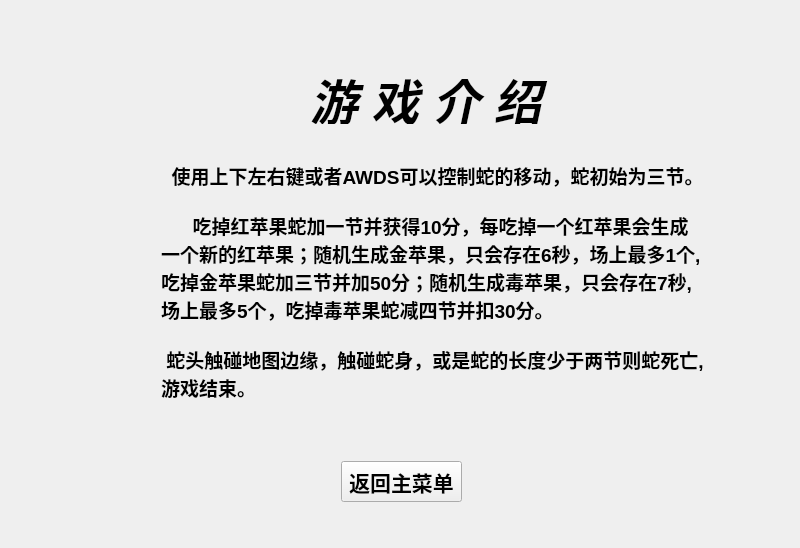
<?xml version="1.0" encoding="UTF-8"?>
<ui version="4.0">
 <class>gamewindow</class>
 <widget class="QWidget" name="gamewindow">
  <property name="geometry">
   <rect>
    <x>0</x>
    <y>0</y>
    <width>800</width>
    <height>548</height>
   </rect>
  </property>
  <property name="windowTitle">
   <string>gamewindow</string>
  </property>
  <layout class="QGridLayout" name="gridLayout">
   <item row="0" column="0">
    <widget class="QStackedWidget" name="stackedWidget">
     <property name="currentIndex">
      <number>3</number>
     </property>
     <widget class="QWidget" name="pageMenu">
      <widget class="QLabel" name="labelMenu">
       <property name="geometry">
        <rect>
         <x>309</x>
         <y>76</y>
         <width>251</width>
         <height>61</height>
        </rect>
       </property>
       <property name="font">
        <font>
         <pointsize>36</pointsize>
         <italic>true</italic>
         <bold>true</bold>
         <underline>false</underline>
        </font>
       </property>
       <property name="text">
        <string>贪  吃  蛇</string>
       </property>
      </widget>
      <widget class="QPushButton" name="pushButtonStart">
       <property name="geometry">
        <rect>
         <x>340</x>
         <y>260</y>
         <width>101</width>
         <height>31</height>
        </rect>
       </property>
       <property name="font">
        <font>
         <pointsize>16</pointsize>
         <bold>true</bold>
        </font>
       </property>
       <property name="text">
        <string>开始游戏</string>
       </property>
      </widget>
      <widget class="QPushButton" name="pushButtonRank">
       <property name="geometry">
        <rect>
         <x>340</x>
         <y>320</y>
         <width>101</width>
         <height>31</height>
        </rect>
       </property>
       <property name="font">
        <font>
         <pointsize>16</pointsize>
         <bold>true</bold>
        </font>
       </property>
       <property name="text">
        <string>计分排行</string>
       </property>
      </widget>
      <widget class="QPushButton" name="pushButtonIntro">
       <property name="geometry">
        <rect>
         <x>340</x>
         <y>380</y>
         <width>101</width>
         <height>31</height>
        </rect>
       </property>
       <property name="font">
        <font>
         <pointsize>16</pointsize>
         <bold>true</bold>
        </font>
       </property>
       <property name="text">
        <string>游戏介绍</string>
       </property>
      </widget>
     </widget>
     <widget class="QWidget" name="pageGame">
      <layout class="QGridLayout" name="gridLayout_2">
       <item row="0" column="0">
        <widget class="GameView" name="gameView" native="true">
         <property name="sizePolicy">
          <sizepolicy hsizetype="Expanding" vsizetype="Expanding">
           <horstretch>0</horstretch>
           <verstretch>0</verstretch>
          </sizepolicy>
         </property>
        </widget>
       </item>
      </layout>
     </widget>
     <widget class="QWidget" name="pageRank">
      <widget class="QLabel" name="labelRank">
       <property name="geometry">
        <rect>
         <x>259</x>
         <y>70</y>
         <width>311</width>
         <height>61</height>
        </rect>
       </property>
       <property name="font">
        <font>
         <pointsize>36</pointsize>
         <italic>true</italic>
         <bold>true</bold>
        </font>
       </property>
       <property name="text">
        <string>计  分  排  行</string>
       </property>
      </widget>
      <widget class="QLabel" name="labelScore1">
       <property name="geometry">
        <rect>
         <x>390</x>
         <y>190</y>
         <width>121</width>
         <height>51</height>
        </rect>
       </property>
       <property name="font">
        <font>
         <pointsize>24</pointsize>
         <italic>false</italic>
         <bold>true</bold>
        </font>
       </property>
       <property name="text">
        <string>0</string>
       </property>
      </widget>
      <widget class="QLabel" name="labelScore2">
       <property name="geometry">
        <rect>
         <x>390</x>
         <y>270</y>
         <width>111</width>
         <height>41</height>
        </rect>
       </property>
       <property name="font">
        <font>
         <pointsize>24</pointsize>
         <italic>false</italic>
         <bold>true</bold>
        </font>
       </property>
       <property name="text">
        <string>0</string>
       </property>
      </widget>
      <widget class="QLabel" name="labelScore3">
       <property name="geometry">
        <rect>
         <x>390</x>
         <y>340</y>
         <width>131</width>
         <height>41</height>
        </rect>
       </property>
       <property name="font">
        <font>
         <pointsize>24</pointsize>
         <italic>false</italic>
         <bold>true</bold>
        </font>
       </property>
       <property name="text">
        <string>0</string>
       </property>
      </widget>
      <widget class="QLabel" name="labelScore4">
       <property name="geometry">
        <rect>
         <x>390</x>
         <y>420</y>
         <width>131</width>
         <height>31</height>
        </rect>
       </property>
       <property name="font">
        <font>
         <pointsize>24</pointsize>
         <italic>false</italic>
         <bold>true</bold>
        </font>
       </property>
       <property name="text">
        <string>0</string>
       </property>
      </widget>
      <widget class="QLabel" name="labelScore5">
       <property name="geometry">
        <rect>
         <x>390</x>
         <y>490</y>
         <width>131</width>
         <height>41</height>
        </rect>
       </property>
       <property name="font">
        <font>
         <pointsize>24</pointsize>
         <italic>false</italic>
         <bold>true</bold>
        </font>
       </property>
       <property name="text">
        <string>0</string>
       </property>
      </widget>
      <widget class="QPushButton" name="pushButtonBAck">
       <property name="geometry">
        <rect>
         <x>630</x>
         <y>487</y>
         <width>131</width>
         <height>51</height>
        </rect>
       </property>
       <property name="font">
        <font>
         <pointsize>16</pointsize>
         <italic>true</italic>
         <bold>true</bold>
        </font>
       </property>
       <property name="text">
        <string>返回主菜单</string>
       </property>
      </widget>
      <widget class="QWidget" name="layoutWidget">
       <property name="geometry">
        <rect>
         <x>198</x>
         <y>180</y>
         <width>171</width>
         <height>361</height>
        </rect>
       </property>
       <layout class="QVBoxLayout" name="verticalLayout">
        <item>
         <widget class="QLabel" name="labelRank1">
          <property name="font">
           <font>
            <pointsize>24</pointsize>
            <italic>false</italic>
            <bold>true</bold>
           </font>
          </property>
          <property name="text">
           <string>第 一 名 ：</string>
          </property>
         </widget>
        </item>
        <item>
         <widget class="QLabel" name="labelRank2">
          <property name="font">
           <font>
            <pointsize>24</pointsize>
            <italic>false</italic>
            <bold>true</bold>
           </font>
          </property>
          <property name="text">
           <string>第 二 名 ：</string>
          </property>
         </widget>
        </item>
        <item>
         <widget class="QLabel" name="labelRank3">
          <property name="font">
           <font>
            <pointsize>24</pointsize>
            <italic>false</italic>
            <bold>true</bold>
           </font>
          </property>
          <property name="text">
           <string>第 三 名 ：</string>
          </property>
         </widget>
        </item>
        <item>
         <widget class="QLabel" name="labelRank4">
          <property name="font">
           <font>
            <pointsize>24</pointsize>
            <italic>false</italic>
            <bold>true</bold>
           </font>
          </property>
          <property name="text">
           <string>第 四 名 ：</string>
          </property>
         </widget>
        </item>
        <item>
         <widget class="QLabel" name="labelRank5">
          <property name="font">
           <font>
            <pointsize>24</pointsize>
            <italic>false</italic>
            <bold>true</bold>
           </font>
          </property>
          <property name="text">
           <string>第 五 名 ：</string>
          </property>
         </widget>
        </item>
       </layout>
      </widget>
     </widget>
     <widget class="QWidget" name="pageIntro">
      <widget class="QLabel" name="labelIntro">
       <property name="geometry">
        <rect>
         <x>299</x>
         <y>62</y>
         <width>291</width>
         <height>51</height>
        </rect>
       </property>
       <property name="font">
        <font>
         <pointsize>36</pointsize>
         <italic>true</italic>
         <bold>true</bold>
        </font>
       </property>
       <property name="text">
        <string>游 戏 介 绍</string>
       </property>
      </widget>
      <widget class="QPushButton" name="pushButtonBack">
       <property name="geometry">
        <rect>
         <x>330</x>
         <y>450</y>
         <width>121</width>
         <height>41</height>
        </rect>
       </property>
       <property name="font">
        <font>
         <pointsize>16</pointsize>
         <bold>true</bold>
        </font>
       </property>
       <property name="text">
        <string>返回主菜单</string>
       </property>
      </widget>
      <widget class="QLabel" name="label">
       <property name="geometry">
        <rect>
         <x>150</x>
         <y>130</y>
         <width>551</width>
         <height>281</height>
        </rect>
       </property>
       <property name="font">
        <font>
         <pointsize>14</pointsize>
         <bold>true</bold>
        </font>
       </property>
       <property name="text">
        <string>  使用上下左右键或者AWDS可以控制蛇的移动，蛇初始为三节。

      吃掉红苹果蛇加一节并获得10分，每吃掉一个红苹果会生成
一个新的红苹果；随机生成金苹果，只会存在6秒，场上最多1个,
吃掉金苹果蛇加三节并加50分；随机生成毒苹果，只会存在7秒,
场上最多5个，吃掉毒苹果蛇减四节并扣30分。

 蛇头触碰地图边缘，触碰蛇身，或是蛇的长度少于两节则蛇死亡,
游戏结束。</string>
       </property>
      </widget>
     </widget>
     <widget class="QWidget" name="pageOver">
      <widget class="QLabel" name="labelover">
       <property name="geometry">
        <rect>
         <x>289</x>
         <y>60</y>
         <width>371</width>
         <height>81</height>
        </rect>
       </property>
       <property name="font">
        <font>
         <pointsize>36</pointsize>
         <italic>true</italic>
         <bold>true</bold>
        </font>
       </property>
       <property name="text">
        <string>游  戏  结  束</string>
       </property>
      </widget>
      <widget class="QLabel" name="labelover2">
       <property name="geometry">
        <rect>
         <x>189</x>
         <y>190</y>
         <width>271</width>
         <height>91</height>
        </rect>
       </property>
       <property name="font">
        <font>
         <pointsize>30</pointsize>
         <italic>true</italic>
         <bold>true</bold>
        </font>
       </property>
       <property name="text">
        <string>最  终  得  分 ：</string>
       </property>
      </widget>
      <widget class="QLabel" name="labelFinalScore">
       <property name="geometry">
        <rect>
         <x>479</x>
         <y>209</y>
         <width>141</width>
         <height>51</height>
        </rect>
       </property>
       <property name="font">
        <font>
         <pointsize>30</pointsize>
         <italic>true</italic>
         <bold>true</bold>
        </font>
       </property>
       <property name="text">
        <string>0</string>
       </property>
      </widget>
      <widget class="QPushButton" name="pushButtonagain">
       <property name="geometry">
        <rect>
         <x>350</x>
         <y>329</y>
         <width>121</width>
         <height>31</height>
        </rect>
       </property>
       <property name="font">
        <font>
         <pointsize>16</pointsize>
         <bold>true</bold>
        </font>
       </property>
       <property name="text">
        <string>再来一局</string>
       </property>
      </widget>
      <widget class="QPushButton" name="pushButtonback">
       <property name="geometry">
        <rect>
         <x>350</x>
         <y>420</y>
         <width>121</width>
         <height>31</height>
        </rect>
       </property>
       <property name="font">
        <font>
         <pointsize>16</pointsize>
         <bold>true</bold>
        </font>
       </property>
       <property name="text">
        <string>返回主菜单</string>
       </property>
      </widget>
     </widget>
    </widget>
   </item>
  </layout>
 </widget>
 <customwidgets>
  <customwidget>
   <class>GameView</class>
   <extends>QWidget</extends>
   <header>gameview.h</header>
   <container>1</container>
  </customwidget>
 </customwidgets>
 <resources/>
 <connections/>
</ui>
